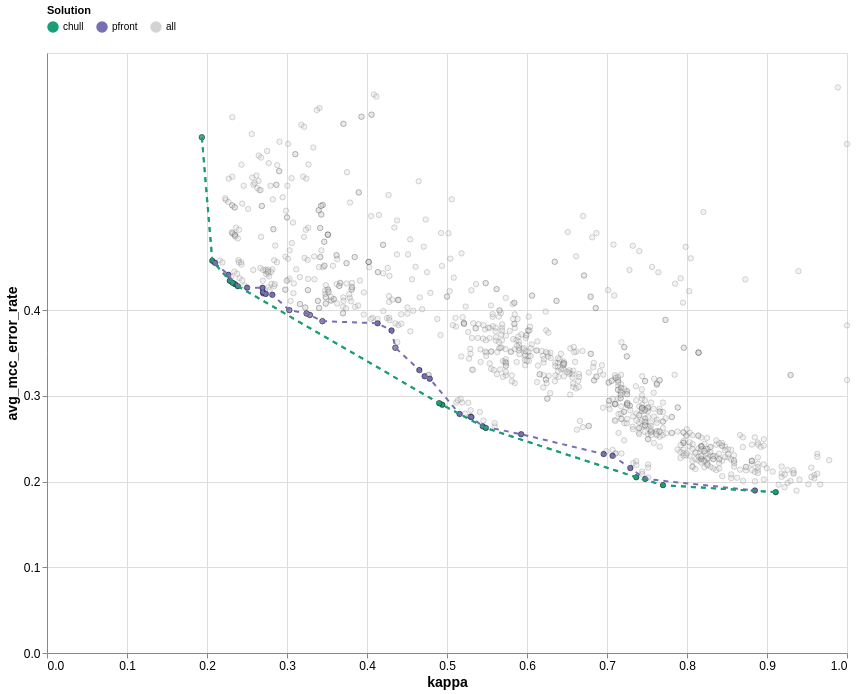

Notebook source saved alongside this figure:
### Code cell
fold = 'fold_0'
error_metric = 'mcc'  # 'mcc' or 'f1'
obj_1 = 'kappa' # mean_kappa or kappa
obj_2 = f'avg_{error_metric}_error_rate'
data = solutions_heterogeneous_df[solutions_heterogeneous_df['fold']==fold].copy()  # Use the first fold for visualization
per_fold_chart = draw_kappa_error_diagram(data, obj_1, obj_2)
per_fold_chart#.save('figures/per_fold_kappa_error_chart_mcc.pdf')

### Figure 1 — Vega-Lite specification as saved in the notebook (floating-point values rounded to 4 significant figures; data arrays with more than 128 entries replaced by an {"elided": "..."} marker saying what was removed)
{"config": {"view": {"continuousWidth": 300, "continuousHeight": 300}, "axis": {"labelFontSize": 12, "titleFontSize": 14}}, "layer": [{"data": {"name": "data-058bbf3485d831b9eed5687ad58cf78c"}, "mark": {"type": "circle", "size": 30, "stroke": "black", "strokeWidth": 0.5}, "encoding": {"color": {"field": "color_label", "legend": {"orient": "top", "title": "Solution"}, "scale": {"domain": ["chull", "pfront", "all"], "range": ["#1b9e77", "#7570b3", "lightgrey"]}, "type": "nominal"}, "opacity": {"condition": {"test": "(datum.color_label === 'all')", "value": 0.3}, "value": 1.0}, "tooltip": [{"field": "pair_id", "type": "nominal"}, {"field": "kappa", "type": "quantitative"}, {"field": "avg_mcc_error_rate", "type": "quantitative"}, {"field": "Adjusted_RV", "type": "quantitative"}], "x": {"axis": {"values": [0.0, 0.1, 0.2, 0.3, 0.4, 0.5, 0.6, 0.7, 0.8, 0.9, 1.0]}, "field": "kappa", "title": "kappa", "type": "quantitative"}, "y": {"axis": {"values": [0, 0.1, 0.2, 0.3, 0.4]}, "field": "avg_mcc_error_rate", "title": "avg_mcc_error_rate", "type": "quantitative"}}}, {"data": {"name": "data-12754afeaa11b510e9b434599bf7ab4c"}, "mark": {"type": "line", "point": false, "strokeDash": [5, 5]}, "encoding": {"color": {"field": "color_label", "legend": {"orient": "top", "title": "Solution"}, "scale": {"domain": ["chull", "pfront", "all"], "range": ["#1b9e77", "#7570b3", "lightgrey"]}, "type": "nominal"}, "tooltip": [{"field": "pair_id", "type": "nominal"}, {"field": "kappa", "type": "quantitative"}, {"field": "avg_mcc_error_rate", "type": "quantitative"}, {"field": "Adjusted_RV", "type": "quantitative"}], "x": {"axis": {"values": [0.0, 0.1, 0.2, 0.3, 0.4, 0.5, 0.6, 0.7, 0.8, 0.9, 1.0]}, "field": "kappa", "title": "kappa", "type": "quantitative"}, "y": {"axis": {"values": [0, 0.1, 0.2, 0.3, 0.4]}, "field": "avg_mcc_error_rate", "title": "avg_mcc_error_rate", "type": "quantitative"}}}, {"data": {"name": "data-472146b43ea81f0a76e1a65a727daaf2"}, "mark": {"type": "line", "point": false, "strokeDash": [5, 5]}, "encoding": {"color": {"field": "color_label", "legend": {"orient": "top", "title": "Solution"}, "scale": {"domain": ["chull", "pfront", "all"], "range": ["#1b9e77", "#7570b3", "lightgrey"]}, "type": "nominal"}, "tooltip": [{"field": "pair_id", "type": "nominal"}, {"field": "kappa", "type": "quantitative"}, {"field": "avg_mcc_error_rate", "type": "quantitative"}, {"field": "Adjusted_RV", "type": "quantitative"}], "x": {"axis": {"values": [0.0, 0.1, 0.2, 0.3, 0.4, 0.5, 0.6, 0.7, 0.8, 0.9, 1.0]}, "field": "kappa", "title": "kappa", "type": "quantitative"}, "y": {"axis": {"values": [0, 0.1, 0.2, 0.3, 0.4]}, "field": "avg_mcc_error_rate", "title": "avg_mcc_error_rate", "type": "quantitative"}}}], "height": 600, "width": 800, "$schema": "https://vega.github.io/schema/vega-lite/v5.17.0.json", "datasets": {"data-058bbf3485d831b9eed5687ad58cf78c": {"elided": "946 records"}, "data-12754afeaa11b510e9b434599bf7ab4c": [{"fold": "fold_0", "pair_id": "Kmer-1/RandomForest&Kmer-5/SVM", "pair_1": "Kmer-1/RandomForest", "pair_2": "Kmer-5/SVM", "kappa": 0.3286, "mcc_error_rate_1": 0.5938, "f1_error_rate_1": 0.2835, "mcc_error_rate_2": 0.1949, "f1_error_rate_2": 0.09833, "avg_mcc_error_rate": 0.3944, "avg_f1_error_rate": 0.1909, "Adjusted_RV": 0.9444, "pfront": 16, "chull_complete": -1, "chull": -1, "dataname": "benbow", "color_label": "pfront"}, {"fold": "fold_0", "pair_id": "Kmer-1/RandomForest&Kmer-6/SVM", "pair_1": "Kmer-1/RandomForest", "pair_2": "Kmer-6/SVM", "kappa": 0.3245, "mcc_error_rate_1": 0.5938, "f1_error_rate_1": 0.2835, "mcc_error_rate_2": 0.1984, "f1_error_rate_2": 0.1, "avg_mcc_error_rate": 0.3961, "avg_f1_error_rate": 0.1917, "Adjusted_RV": 0.9235, "pfront": 15, "chull_complete": -1, "chull": -1, "dataname": "benbow", "color_label": "pfront"}, {"fold": "fold_0", "pair_id": "Kmer-1/RandomForest&Kmer-7/SVM", "pair_1": "Kmer-1/RandomForest", "pair_2": "Kmer-7/SVM", "kappa": 0.3443, "mcc_error_rate_1": 0.5938, "f1_error_rate_1": 0.2835, "mcc_error_rate_2": 0.1804, "f1_error_rate_2": 0.09125, "avg_mcc_error_rate": 0.3871, "avg_f1_error_rate": 0.1874, "Adjusted_RV": 0.8903, "pfront": 17, "chull_complete": -1, "chull": -1, "dataname": "benbow", "color_label": "pfront"}, {"fold": "fold_0", "pair_id": "Kmer-1/RandomForest&TCC/RandomForest", "pair_1": "Kmer-1/RandomForest", "pair_2": "TCC/RandomForest", "kappa": 0.1936, "mcc_error_rate_1": 0.5938, "f1_error_rate_1": 0.2835, "mcc_error_rate_2": 0.6094, "f1_error_rate_2": 0.3166, "avg_mcc_error_rate": 0.6016, "avg_f1_error_rate": 0.3, "Adjusted_RV": 0.9093, "pfront": 0, "chull_complete": 4, "chull": 0, "dataname": "benbow", "color_label": "chull"}, {"fold": "fold_0", "pair_id": "Kmer-1/RandomForest&RCKmer-7/SVM", "pair_1": "Kmer-1/RandomForest", "pair_2": "RCKmer-7/SVM", "kappa": 0.3029, "mcc_error_rate_1": 0.5938, "f1_error_rate_1": 0.2835, "mcc_error_rate_2": 0.2062, "f1_error_rate_2": 0.1041, "avg_mcc_error_rate": 0.4, "avg_f1_error_rate": 0.1938, "Adjusted_RV": 0.8925, "pfront": 14, "chull_complete": -1, "chull": -1, "dataname": "benbow", "color_label": "pfront"}, {"fold": "fold_0", "pair_id": "Kmer-4/SVM&Kmer-7/SVM", "pair_1": "Kmer-4/SVM", "pair_2": "Kmer-7/SVM", "kappa": 0.8849, "mcc_error_rate_1": 0.1988, "f1_error_rate_1": 0.1004, "mcc_error_rate_2": 0.1804, "f1_error_rate_2": 0.09125, "avg_mcc_error_rate": 0.1896, "avg_f1_error_rate": 0.09581, "Adjusted_RV": 0.9747, "pfront": 38, "chull_complete": -1, "chull": -1, "dataname": "benbow", "color_label": "pfront"}, {"fold": "fold_0", "pair_id": "Kmer-4/SVM&Mismatch/RandomForest", "pair_1": "Kmer-4/SVM", "pair_2": "Mismatch/RandomForest", "kappa": 0.5447, "mcc_error_rate_1": 0.1988, "f1_error_rate_1": 0.1004, "mcc_error_rate_2": 0.3301, "f1_error_rate_2": 0.1755, "avg_mcc_error_rate": 0.2644, "avg_f1_error_rate": 0.138, "Adjusted_RV": 0.06116, "pfront": 29, "chull_complete": -1, "chull": -1, "dataname": "benbow", "color_label": "pfront"}, {"fold": "fold_0", "pair_id": "Kmer-4/SVM&Subsequence/RandomForest", "pair_1": "Kmer-4/SVM", "pair_2": "Subsequence/RandomForest", "kappa": 0.7366, "mcc_error_rate_1": 0.1988, "f1_error_rate_1": 0.1004, "mcc_error_rate_2": 0.2113, "f1_error_rate_2": 0.1078, "avg_mcc_error_rate": 0.205, "avg_f1_error_rate": 0.1041, "Adjusted_RV": 0.1538, "pfront": 35, "chull_complete": 12, "chull": 8, "dataname": "benbow", "color_label": "chull"}, {"fold": "fold_0", "pair_id": "Kmer-5/SVM&Kmer-7/SVM", "pair_1": "Kmer-5/SVM", "pair_2": "Kmer-7/SVM", "kappa": 0.9109, "mcc_error_rate_1": 0.1949, "f1_error_rate_1": 0.09833, "mcc_error_rate_2": 0.1804, "f1_error_rate_2": 0.09125, "avg_mcc_error_rate": 0.1876, "avg_f1_error_rate": 0.09479, "Adjusted_RV": 0.9879, "pfront": 39, "chull_complete": 14, "chull": 10, "dataname": "benbow", "color_label": "chull"}, {"fold": "fold_0", "pair_id": "Kmer-5/SVM&Z_curve_9bit/RandomForest", "pair_1": "Kmer-5/SVM", "pair_2": "Z_curve_9bit/RandomForest", "kappa": 0.2817, "mcc_error_rate_1": 0.1949, "f1_error_rate_1": 0.09833, "mcc_error_rate_2": 0.6409, "f1_error_rate_2": 0.3129, "avg_mcc_error_rate": 0.4179, "avg_f1_error_rate": 0.2056, "Adjusted_RV": 0.9376, "pfront": 13, "chull_complete": -1, "chull": -1, "dataname": "benbow", "color_label": "pfront"}, {"fold": "fold_0", "pair_id": "Kmer-5/SVM&Mismatch/RandomForest", "pair_1": "Kmer-5/SVM", "pair_2": "Mismatch/RandomForest", "kappa": 0.5486, "mcc_error_rate_1": 0.1949, "f1_error_rate_1": 0.09833, "mcc_error_rate_2": 0.3301, "f1_error_rate_2": 0.1755, "avg_mcc_error_rate": 0.2625, "avg_f1_error_rate": 0.1369, "Adjusted_RV": 0.0594, "pfront": 30, "chull_complete": 11, "chull": 7, "dataname": "benbow", "color_label": "chull"}, {"fold": "fold_0", "pair_id": "Kmer-5/SVM&Subsequence/RandomForest", "pair_1": "Kmer-5/SVM", "pair_2": "Subsequence/RandomForest", "kappa": 0.7477, "mcc_error_rate_1": 0.1949, "f1_error_rate_1": 0.09833, "mcc_error_rate_2": 0.2113, "f1_error_rate_2": 0.1078, "avg_mcc_error_rate": 0.2031, "avg_f1_error_rate": 0.103, "Adjusted_RV": 0.1506, "pfront": 36, "chull_complete": -1, "chull": -1, "dataname": "benbow", "color_label": "pfront"}, {"fold": "fold_0", "pair_id": "Kmer-5/SVM&RCKmer-1/SVM", "pair_1": "Kmer-5/SVM", "pair_2": "RCKmer-1/SVM", "kappa": 0.2502, "mcc_error_rate_1": 0.1949, "f1_error_rate_1": 0.09833, "mcc_error_rate_2": 0.6575, "f1_error_rate_2": 0.3125, "avg_mcc_error_rate": 0.4262, "avg_f1_error_rate": 0.2054, "Adjusted_RV": 0.9432, "pfront": 8, "chull_complete": -1, "chull": -1, "dataname": "benbow", "color_label": "pfront"}, {"fold": "fold_0", "pair_id": "Kmer-6/SVM&Z_curve_9bit/RandomForest", "pair_1": "Kmer-6/SVM", "pair_2": "Z_curve_9bit/RandomForest", "kappa": 0.2703, "mcc_error_rate_1": 0.1984, "f1_error_rate_1": 0.1, "mcc_error_rate_2": 0.6409, "f1_error_rate_2": 0.3129, "avg_mcc_error_rate": 0.4196, "avg_f1_error_rate": 0.2065, "Adjusted_RV": 0.917, "pfront": 11, "chull_complete": -1, "chull": -1, "dataname": "benbow", "color_label": "pfront"}, {"fold": "fold_0", "pair_id": "Kmer-6/SVM&GC/SVM", "pair_1": "Kmer-6/SVM", "pair_2": "GC/SVM", "kappa": 0.2351, "mcc_error_rate_1": 0.1984, "f1_error_rate_1": 0.1, "mcc_error_rate_2": 0.6622, "f1_error_rate_2": 0.3159, "avg_mcc_error_rate": 0.4303, "avg_f1_error_rate": 0.2079, "Adjusted_RV": 0.9222, "pfront": 6, "chull_complete": -1, "chull": -1, "dataname": "benbow", "color_label": "pfront"}, {"fold": "fold_0", "pair_id": "Kmer-6/SVM&RCKmer-1/SVM", "pair_1": "Kmer-6/SVM", "pair_2": "RCKmer-1/SVM", "kappa": 0.2385, "mcc_error_rate_1": 0.1984, "f1_error_rate_1": 0.1, "mcc_error_rate_2": 0.6575, "f1_error_rate_2": 0.3125, "avg_mcc_error_rate": 0.4279, "avg_f1_error_rate": 0.2062, "Adjusted_RV": 0.9222, "pfront": 7, "chull_complete": 8, "chull": 4, "dataname": "benbow", "color_label": "chull"}, {"fold": "fold_0", "pair_id": "Kmer-7/SVM&GC/SVM", "pair_1": "Kmer-7/SVM", "pair_2": "GC/SVM", "kappa": 0.27, "mcc_error_rate_1": 0.1804, "f1_error_rate_1": 0.09125, "mcc_error_rate_2": 0.6622, "f1_error_rate_2": 0.3159, "avg_mcc_error_rate": 0.4213, "avg_f1_error_rate": 0.2036, "Adjusted_RV": 0.8891, "pfront": 10, "chull_complete": -1, "chull": -1, "dataname": "benbow", "color_label": "pfront"}, {"fold": "fold_0", "pair_id": "Kmer-7/SVM&Mismatch/RandomForest", "pair_1": "Kmer-7/SVM", "pair_2": "Mismatch/RandomForest", "kappa": 0.5927, "mcc_error_rate_1": 0.1804, "f1_error_rate_1": 0.09125, "mcc_error_rate_2": 0.3301, "f1_error_rate_2": 0.1755, "avg_mcc_error_rate": 0.2553, "avg_f1_error_rate": 0.1334, "Adjusted_RV": 0.05532, "pfront": 31, "chull_complete": -1, "chull": -1, "dataname": "benbow", "color_label": "pfront"}, {"fold": "fold_0", "pair_id": "Kmer-7/SVM&Subsequence/RandomForest", "pair_1": "Kmer-7/SVM", "pair_2": "Subsequence/RandomForest", "kappa": 0.77, "mcc_error_rate_1": 0.1804, "f1_error_rate_1": 0.09125, "mcc_error_rate_2": 0.2113, "f1_error_rate_2": 0.1078, "avg_mcc_error_rate": 0.1958, "avg_f1_error_rate": 0.0995, "Adjusted_RV": 0.1422, "pfront": 37, "chull_complete": 13, "chull": 9, "dataname": "benbow", "color_label": "chull"}, {"fold": "fold_0", "pair_id": "Kmer-7/SVM&RCKmer-1/SVM", "pair_1": "Kmer-7/SVM", "pair_2": "RCKmer-1/SVM", "kappa": 0.2735, "mcc_error_rate_1": 0.1804, "f1_error_rate_1": 0.09125, "mcc_error_rate_2": 0.6575, "f1_error_rate_2": 0.3125, "avg_mcc_error_rate": 0.419, "avg_f1_error_rate": 0.2019, "Adjusted_RV": 0.8891, "pfront": 12, "chull_complete": -1, "chull": -1, "dataname": "benbow", "color_label": "pfront"}, {"fold": "fold_0", "pair_id": "PCPseDNC/RandomForest&Mismatch/RandomForest", "pair_1": "PCPseDNC/RandomForest", "pair_2": "Mismatch/RandomForest", "kappa": 0.4355, "mcc_error_rate_1": 0.3822, "f1_error_rate_1": 0.1898, "mcc_error_rate_2": 0.3301, "f1_error_rate_2": 0.1755, "avg_mcc_error_rate": 0.3562, "avg_f1_error_rate": 0.1827, "Adjusted_RV": 0.06348, "pfront": 20, "chull_complete": -1, "chull": -1, "dataname": "benbow", "color_label": "pfront"}, {"fold": "fold_0", "pair_id": "DAC/RandomForest&Mismatch/RandomForest", "pair_1": "DAC/RandomForest", "pair_2": "Mismatch/RandomForest", "kappa": 0.4307, "mcc_error_rate_1": 0.4225, "f1_error_rate_1": 0.2064, "mcc_error_rate_2": 0.3301, "f1_error_rate_2": 0.1755, "avg_mcc_error_rate": 0.3763, "avg_f1_error_rate": 0.191, "Adjusted_RV": 0.04756, "pfront": 19, "chull_complete": -1, "chull": -1, "dataname": "benbow", "color_label": "pfront"}, {"fold": "fold_0", "pair_id": "DPCP/RandomForest&Mismatch/RandomForest", "pair_1": "DPCP/RandomForest", "pair_2": "Mismatch/RandomForest", "kappa": 0.4654, "mcc_error_rate_1": 0.3301, "f1_error_rate_1": 0.1682, "mcc_error_rate_2": 0.3301, "f1_error_rate_2": 0.1755, "avg_mcc_error_rate": 0.3301, "avg_f1_error_rate": 0.1719, "Adjusted_RV": 0.06231, "pfront": 21, "chull_complete": -1, "chull": -1, "dataname": "benbow", "color_label": "pfront"}, {"fold": "fold_0", "pair_id": "Moran/RandomForest&Mismatch/RandomForest", "pair_1": "Moran/RandomForest", "pair_2": "Mismatch/RandomForest", "kappa": 0.4132, "mcc_error_rate_1": 0.4393, "f1_error_rate_1": 0.2134, "mcc_error_rate_2": 0.3301, "f1_error_rate_2": 0.1755, "avg_mcc_error_rate": 0.3847, "avg_f1_error_rate": 0.1945, "Adjusted_RV": 0.02103, "pfront": 18, "chull_complete": -1, "chull": -1, "dataname": "benbow", "color_label": "pfront"}, {"fold": "fold_0", "pair_id": "PseEIIP/SVM&Mismatch/RandomForest", "pair_1": "PseEIIP/SVM", "pair_2": "Mismatch/RandomForest", "kappa": 0.5296, "mcc_error_rate_1": 0.2214, "f1_error_rate_1": 0.1119, "mcc_error_rate_2": 0.3301, "f1_error_rate_2": 0.1755, "avg_mcc_error_rate": 0.2758, "avg_f1_error_rate": 0.1437, "Adjusted_RV": 0.0637, "pfront": 27, "chull_complete": -1, "chull": -1, "dataname": "benbow", "color_label": "pfront"}, {"fold": "fold_0", "pair_id": "TPCP/RandomForest&Mismatch/RandomForest", "pair_1": "TPCP/RandomForest", "pair_2": "Mismatch/RandomForest", "kappa": 0.4942, "mcc_error_rate_1": 0.2489, "f1_error_rate_1": 0.1245, "mcc_error_rate_2": 0.3301, "f1_error_rate_2": 0.1755, "avg_mcc_error_rate": 0.2895, "avg_f1_error_rate": 0.15, "Adjusted_RV": 0.06614, "pfront": 25, "chull_complete": 10, "chull": 6, "dataname": "benbow", "color_label": "chull"}, {"fold": "fold_0", "pair_id": "TPCP/RandomForest&Subsequence/RandomForest", "pair_1": "TPCP/RandomForest", "pair_2": "Subsequence/RandomForest", "kappa": 0.707, "mcc_error_rate_1": 0.2489, "f1_error_rate_1": 0.1245, "mcc_error_rate_2": 0.2113, "f1_error_rate_2": 0.1078, "avg_mcc_error_rate": 0.2301, "avg_f1_error_rate": 0.1161, "Adjusted_RV": 0.1603, "pfront": 33, "chull_complete": -1, "chull": -1, "dataname": "benbow", "color_label": "pfront"}, {"fold": "fold_0", "pair_id": "Z_curve_12bit/RandomForest&Mismatch/RandomForest", "pair_1": "Z_curve_12bit/RandomForest", "pair_2": "Mismatch/RandomForest", "kappa": 0.472, "mcc_error_rate_1": 0.3158, "f1_error_rate_1": 0.1575, "mcc_error_rate_2": 0.3301, "f1_error_rate_2": 0.1755, "avg_mcc_error_rate": 0.323, "avg_f1_error_rate": 0.1665, "Adjusted_RV": 0.06133, "pfront": 22, "chull_complete": -1, "chull": -1, "dataname": "benbow", "color_label": "pfront"}, {"fold": "fold_0", "pair_id": "Z_curve_9bit/RandomForest&Subsequence/RandomForest", "pair_1": "Z_curve_9bit/RandomForest", "pair_2": "Subsequence/RandomForest", "kappa": 0.2694, "mcc_error_rate_1": 0.6409, "f1_error_rate_1": 0.3129, "mcc_error_rate_2": 0.2113, "f1_error_rate_2": 0.1078, "avg_mcc_error_rate": 0.4261, "avg_f1_error_rate": 0.2104, "Adjusted_RV": 0.1572, "pfront": 9, "chull_complete": -1, "chull": -1, "dataname": "benbow", "color_label": "pfront"}, {"fold": "fold_0", "pair_id": "GC/SVM&RCKmer-3/RandomForest", "pair_1": "GC/SVM", "pair_2": "RCKmer-3/RandomForest", "kappa": 0.2066, "mcc_error_rate_1": 0.6622, "f1_error_rate_1": 0.3159, "mcc_error_rate_2": 0.2529, "f1_error_rate_2": 0.1266, "avg_mcc_error_rate": 0.4576, "avg_f1_error_rate": 0.2212, "Adjusted_RV": 0.9813, "pfront": 1, "chull_complete": 5, "chull": 1, "dataname": "benbow", "color_label": "chull"}, {"fold": "fold_0", "pair_id": "GC/SVM&RCKmer-5/SVM", "pair_1": "GC/SVM", "pair_2": "RCKmer-5/SVM", "kappa": 0.2267, "mcc_error_rate_1": 0.6622, "f1_error_rate_1": 0.3159, "mcc_error_rate_2": 0.2202, "f1_error_rate_2": 0.1107, "avg_mcc_error_rate": 0.4412, "avg_f1_error_rate": 0.2133, "Adjusted_RV": 0.945, "pfront": 3, "chull_complete": -1, "chull": -1, "dataname": "benbow", "color_label": "pfront"}, {"fold": "fold_0", "pair_id": "GC/SVM&RCKmer-7/SVM", "pair_1": "GC/SVM", "pair_2": "RCKmer-7/SVM", "kappa": 0.2285, "mcc_error_rate_1": 0.6622, "f1_error_rate_1": 0.3159, "mcc_error_rate_2": 0.2062, "f1_error_rate_2": 0.1041, "avg_mcc_error_rate": 0.4342, "avg_f1_error_rate": 0.21, "Adjusted_RV": 0.8936, "pfront": 4, "chull_complete": 6, "chull": 2, "dataname": "benbow", "color_label": "chull"}, {"fold": "fold_0", "pair_id": "Mismatch/RandomForest&RCKmer-2/RandomForest", "pair_1": "Mismatch/RandomForest", "pair_2": "RCKmer-2/RandomForest", "kappa": 0.4784, "mcc_error_rate_1": 0.3301, "f1_error_rate_1": 0.1755, "mcc_error_rate_2": 0.3098, "f1_error_rate_2": 0.1556, "avg_mcc_error_rate": 0.32, "avg_f1_error_rate": 0.1655, "Adjusted_RV": 0.06455, "pfront": 23, "chull_complete": -1, "chull": -1, "dataname": "benbow", "color_label": "pfront"}, {"fold": "fold_0", "pair_id": "Mismatch/RandomForest&RCKmer-3/RandomForest", "pair_1": "Mismatch/RandomForest", "pair_2": "RCKmer-3/RandomForest", "kappa": 0.4903, "mcc_error_rate_1": 0.3301, "f1_error_rate_1": 0.1755, "mcc_error_rate_2": 0.2529, "f1_error_rate_2": 0.1266, "avg_mcc_error_rate": 0.2915, "avg_f1_error_rate": 0.1511, "Adjusted_RV": 0.06271, "pfront": 24, "chull_complete": 9, "chull": 5, "dataname": "benbow", "color_label": "chull"}, {"fold": "fold_0", "pair_id": "Mismatch/RandomForest&RCKmer-4/RandomForest", "pair_1": "Mismatch/RandomForest", "pair_2": "RCKmer-4/RandomForest", "kappa": 0.5157, "mcc_error_rate_1": 0.3301, "f1_error_rate_1": 0.1755, "mcc_error_rate_2": 0.2276, "f1_error_rate_2": 0.1144, "avg_mcc_error_rate": 0.2789, "avg_f1_error_rate": 0.145, "Adjusted_RV": 0.06204, "pfront": 26, "chull_complete": -1, "chull": -1, "dataname": "benbow", "color_label": "pfront"}, {"fold": "fold_0", "pair_id": "Mismatch/RandomForest&RCKmer-5/SVM", "pair_1": "Mismatch/RandomForest", "pair_2": "RCKmer-5/SVM", "kappa": 0.5305, "mcc_error_rate_1": 0.3301, "f1_error_rate_1": 0.1755, "mcc_error_rate_2": 0.2202, "f1_error_rate_2": 0.1107, "avg_mcc_error_rate": 0.2751, "avg_f1_error_rate": 0.1431, "Adjusted_RV": 0.05933, "pfront": 28, "chull_complete": -1, "chull": -1, "dataname": "benbow", "color_label": "pfront"}, {"fold": "fold_0", "pair_id": "Subsequence/RandomForest&RCKmer-3/RandomForest", "pair_1": "Subsequence/RandomForest", "pair_2": "RCKmer-3/RandomForest", "kappa": 0.6958, "mcc_error_rate_1": 0.2113, "f1_error_rate_1": 0.1078, "mcc_error_rate_2": 0.2529, "f1_error_rate_2": 0.1266, "avg_mcc_error_rate": 0.2321, "avg_f1_error_rate": 0.1172, "Adjusted_RV": 0.156, "pfront": 32, "chull_complete": -1, "chull": -1, "dataname": "benbow", "color_label": "pfront"}, {"fold": "fold_0", "pair_id": "Subsequence/RandomForest&RCKmer-5/SVM", "pair_1": "Subsequence/RandomForest", "pair_2": "RCKmer-5/SVM", "kappa": 0.7292, "mcc_error_rate_1": 0.2113, "f1_error_rate_1": 0.1078, "mcc_error_rate_2": 0.2202, "f1_error_rate_2": 0.1107, "avg_mcc_error_rate": 0.2157, "avg_f1_error_rate": 0.1092, "Adjusted_RV": 0.1503, "pfront": 34, "chull_complete": -1, "chull": -1, "dataname": "benbow", "color_label": "pfront"}, {"fold": "fold_0", "pair_id": "RCKmer-1/SVM&RCKmer-3/RandomForest", "pair_1": "RCKmer-1/SVM", "pair_2": "RCKmer-3/RandomForest", "kappa": 0.2099, "mcc_error_rate_1": 0.6575, "f1_error_rate_1": 0.3125, "mcc_error_rate_2": 0.2529, "f1_error_rate_2": 0.1266, "avg_mcc_error_rate": 0.4552, "avg_f1_error_rate": 0.2196, "Adjusted_RV": 0.9813, "pfront": 2, "chull_complete": -1, "chull": -1, "dataname": "benbow", "color_label": "pfront"}, {"fold": "fold_0", "pair_id": "RCKmer-1/SVM&RCKmer-7/SVM", "pair_1": "RCKmer-1/SVM", "pair_2": "RCKmer-7/SVM", "kappa": 0.232, "mcc_error_rate_1": 0.6575, "f1_error_rate_1": 0.3125, "mcc_error_rate_2": 0.2062, "f1_error_rate_2": 0.1041, "avg_mcc_error_rate": 0.4319, "avg_f1_error_rate": 0.2083, "Adjusted_RV": 0.8936, "pfront": 5, "chull_complete": 7, "chull": 3, "dataname": "benbow", "color_label": "chull"}], "data-472146b43ea81f0a76e1a65a727daaf2": [{"fold": "fold_0", "pair_id": "Kmer-1/RandomForest&TCC/RandomForest", "pair_1": "Kmer-1/RandomForest", "pair_2": "TCC/RandomForest", "kappa": 0.1936, "mcc_error_rate_1": 0.5938, "f1_error_rate_1": 0.2835, "mcc_error_rate_2": 0.6094, "f1_error_rate_2": 0.3166, "avg_mcc_error_rate": 0.6016, "avg_f1_error_rate": 0.3, "Adjusted_RV": 0.9093, "pfront": 0, "chull_complete": 4, "chull": 0, "dataname": "benbow", "color_label": "chull"}, {"fold": "fold_0", "pair_id": "Kmer-4/SVM&Subsequence/RandomForest", "pair_1": "Kmer-4/SVM", "pair_2": "Subsequence/RandomForest", "kappa": 0.7366, "mcc_error_rate_1": 0.1988, "f1_error_rate_1": 0.1004, "mcc_error_rate_2": 0.2113, "f1_error_rate_2": 0.1078, "avg_mcc_error_rate": 0.205, "avg_f1_error_rate": 0.1041, "Adjusted_RV": 0.1538, "pfront": 35, "chull_complete": 12, "chull": 8, "dataname": "benbow", "color_label": "chull"}, {"fold": "fold_0", "pair_id": "Kmer-5/SVM&Kmer-7/SVM", "pair_1": "Kmer-5/SVM", "pair_2": "Kmer-7/SVM", "kappa": 0.9109, "mcc_error_rate_1": 0.1949, "f1_error_rate_1": 0.09833, "mcc_error_rate_2": 0.1804, "f1_error_rate_2": 0.09125, "avg_mcc_error_rate": 0.1876, "avg_f1_error_rate": 0.09479, "Adjusted_RV": 0.9879, "pfront": 39, "chull_complete": 14, "chull": 10, "dataname": "benbow", "color_label": "chull"}, {"fold": "fold_0", "pair_id": "Kmer-5/SVM&Mismatch/RandomForest", "pair_1": "Kmer-5/SVM", "pair_2": "Mismatch/RandomForest", "kappa": 0.5486, "mcc_error_rate_1": 0.1949, "f1_error_rate_1": 0.09833, "mcc_error_rate_2": 0.3301, "f1_error_rate_2": 0.1755, "avg_mcc_error_rate": 0.2625, "avg_f1_error_rate": 0.1369, "Adjusted_RV": 0.0594, "pfront": 30, "chull_complete": 11, "chull": 7, "dataname": "benbow", "color_label": "chull"}, {"fold": "fold_0", "pair_id": "Kmer-6/SVM&RCKmer-1/SVM", "pair_1": "Kmer-6/SVM", "pair_2": "RCKmer-1/SVM", "kappa": 0.2385, "mcc_error_rate_1": 0.1984, "f1_error_rate_1": 0.1, "mcc_error_rate_2": 0.6575, "f1_error_rate_2": 0.3125, "avg_mcc_error_rate": 0.4279, "avg_f1_error_rate": 0.2062, "Adjusted_RV": 0.9222, "pfront": 7, "chull_complete": 8, "chull": 4, "dataname": "benbow", "color_label": "chull"}, {"fold": "fold_0", "pair_id": "Kmer-7/SVM&Subsequence/RandomForest", "pair_1": "Kmer-7/SVM", "pair_2": "Subsequence/RandomForest", "kappa": 0.77, "mcc_error_rate_1": 0.1804, "f1_error_rate_1": 0.09125, "mcc_error_rate_2": 0.2113, "f1_error_rate_2": 0.1078, "avg_mcc_error_rate": 0.1958, "avg_f1_error_rate": 0.0995, "Adjusted_RV": 0.1422, "pfront": 37, "chull_complete": 13, "chull": 9, "dataname": "benbow", "color_label": "chull"}, {"fold": "fold_0", "pair_id": "TPCP/RandomForest&Mismatch/RandomForest", "pair_1": "TPCP/RandomForest", "pair_2": "Mismatch/RandomForest", "kappa": 0.4942, "mcc_error_rate_1": 0.2489, "f1_error_rate_1": 0.1245, "mcc_error_rate_2": 0.3301, "f1_error_rate_2": 0.1755, "avg_mcc_error_rate": 0.2895, "avg_f1_error_rate": 0.15, "Adjusted_RV": 0.06614, "pfront": 25, "chull_complete": 10, "chull": 6, "dataname": "benbow", "color_label": "chull"}, {"fold": "fold_0", "pair_id": "GC/SVM&RCKmer-3/RandomForest", "pair_1": "GC/SVM", "pair_2": "RCKmer-3/RandomForest", "kappa": 0.2066, "mcc_error_rate_1": 0.6622, "f1_error_rate_1": 0.3159, "mcc_error_rate_2": 0.2529, "f1_error_rate_2": 0.1266, "avg_mcc_error_rate": 0.4576, "avg_f1_error_rate": 0.2212, "Adjusted_RV": 0.9813, "pfront": 1, "chull_complete": 5, "chull": 1, "dataname": "benbow", "color_label": "chull"}, {"fold": "fold_0", "pair_id": "GC/SVM&RCKmer-7/SVM", "pair_1": "GC/SVM", "pair_2": "RCKmer-7/SVM", "kappa": 0.2285, "mcc_error_rate_1": 0.6622, "f1_error_rate_1": 0.3159, "mcc_error_rate_2": 0.2062, "f1_error_rate_2": 0.1041, "avg_mcc_error_rate": 0.4342, "avg_f1_error_rate": 0.21, "Adjusted_RV": 0.8936, "pfront": 4, "chull_complete": 6, "chull": 2, "dataname": "benbow", "color_label": "chull"}, {"fold": "fold_0", "pair_id": "Mismatch/RandomForest&RCKmer-3/RandomForest", "pair_1": "Mismatch/RandomForest", "pair_2": "RCKmer-3/RandomForest", "kappa": 0.4903, "mcc_error_rate_1": 0.3301, "f1_error_rate_1": 0.1755, "mcc_error_rate_2": 0.2529, "f1_error_rate_2": 0.1266, "avg_mcc_error_rate": 0.2915, "avg_f1_error_rate": 0.1511, "Adjusted_RV": 0.06271, "pfront": 24, "chull_complete": 9, "chull": 5, "dataname": "benbow", "color_label": "chull"}, {"fold": "fold_0", "pair_id": "RCKmer-1/SVM&RCKmer-7/SVM", "pair_1": "RCKmer-1/SVM", "pair_2": "RCKmer-7/SVM", "kappa": 0.232, "mcc_error_rate_1": 0.6575, "f1_error_rate_1": 0.3125, "mcc_error_rate_2": 0.2062, "f1_error_rate_2": 0.1041, "avg_mcc_error_rate": 0.4319, "avg_f1_error_rate": 0.2083, "Adjusted_RV": 0.8936, "pfront": 5, "chull_complete": 7, "chull": 3, "dataname": "benbow", "color_label": "chull"}]}}
